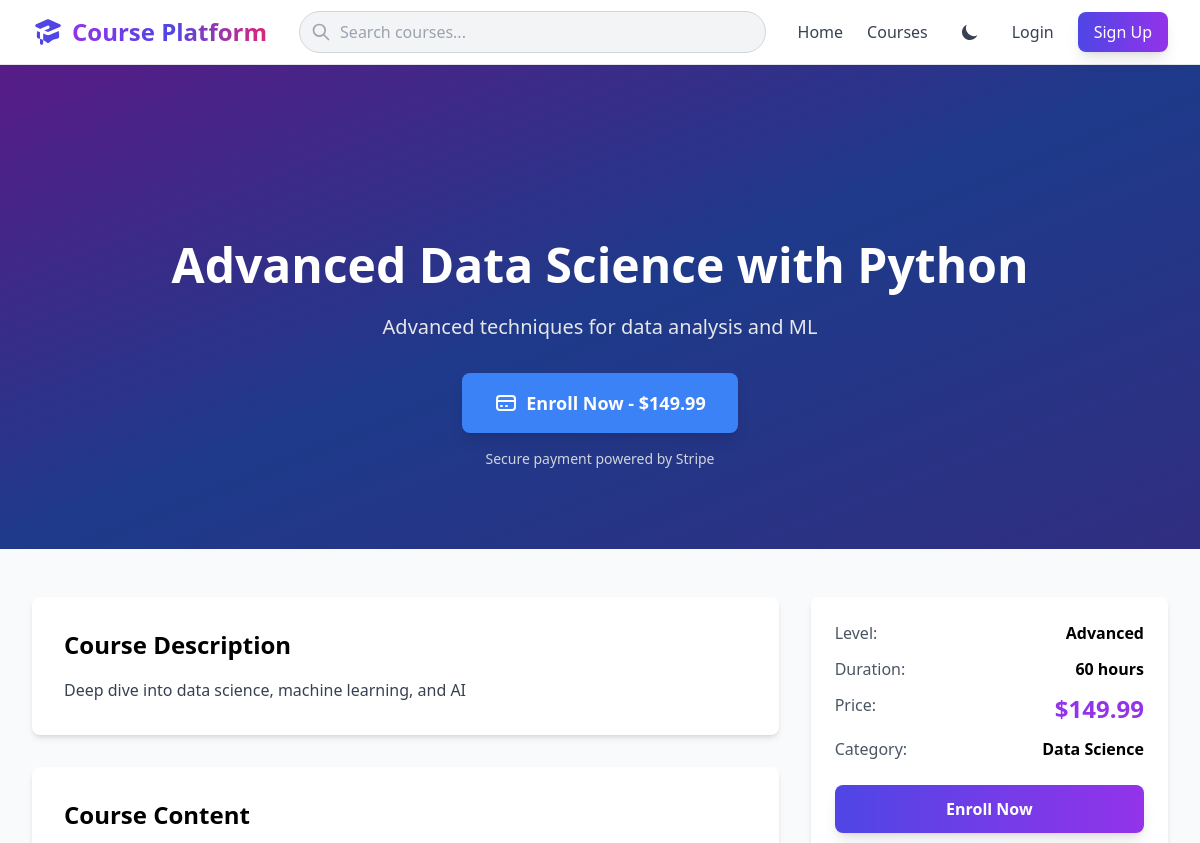
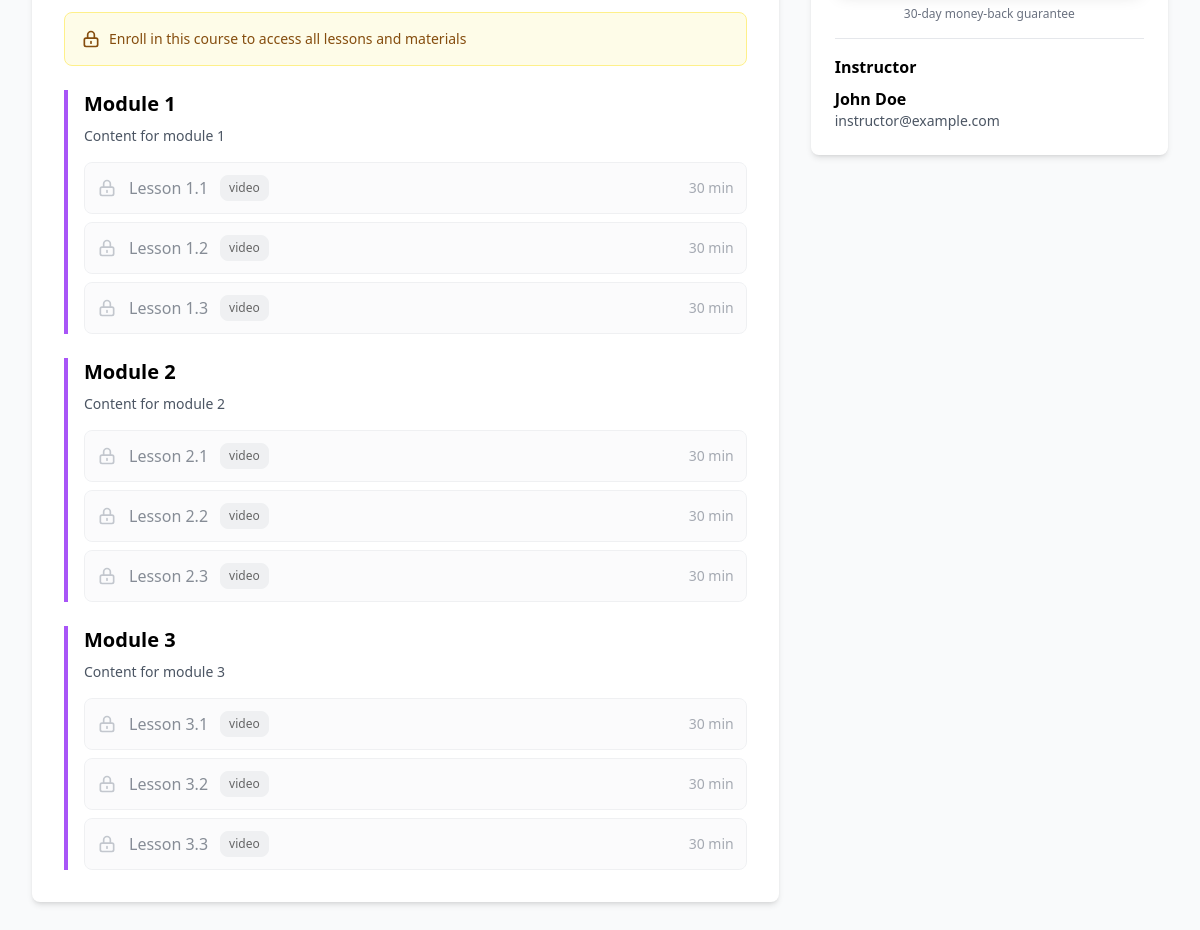
The app's page /course/advanced-data-science-with-python/ with its own data (2 pictures, top to bottom).
### courses/models.py (models this page shows, shortened)
class Course(models.Model):
    LEVEL_CHOICES = (
        ("beginner", "Beginner"),
        ("intermediate", "Intermediate"),
        ("advanced", "Advanced"),
    )
    STATUS_CHOICES = (
        ("draft", "Draft"),
        ("published", "Published"),
        ("archived", "Archived"),
    )
    title = models.CharField(max_length=200)
    slug = models.SlugField(unique=True, max_length=200)
    description = models.TextField()
    short_description = models.CharField(max_length=300, blank=True)
    instructor = models.ForeignKey(
        settings.AUTH_USER_MODEL,
        on_delete=models.CASCADE,
        related_name="courses",
        limit_choices_to={"user_type": "instructor"},
    )
    category = models.ForeignKey(
        Category,
        on_delete=models.SET_NULL,
        null=True,
        blank=True,
        related_name="courses",
    )
    thumbnail = models.ImageField(upload_to="course_thumbnails/", null=True, blank=True)
    background_image = models.ImageField(
        upload_to="course_backgrounds/", null=True, blank=True
    )
    price = models.DecimalField(max_digits=10, decimal_places=2, default=0.00)
    level = models.CharField(max_length=20, choices=LEVEL_CHOICES, default="beginner")
    duration_hours = models.PositiveIntegerField(default=0)
    status = models.CharField(max_length=20, choices=STATUS_CHOICES, default="draft")
    featured = models.BooleanField(default=False)
    created_at = models.DateTimeField(auto_now_add=True)
    updated_at = models.DateTimeField(auto_now=True)
    class Meta:
        ordering = ["-created_at"]

class Module(models.Model):
    course = models.ForeignKey(Course, on_delete=models.CASCADE, related_name="modules")
    title = models.CharField(max_length=200)
    description = models.TextField(blank=True)
    order = models.PositiveIntegerField(default=0)
    created_at = models.DateTimeField(auto_now_add=True)
    updated_at = models.DateTimeField(auto_now=True)
    class Meta:
        ordering = ["order", "created_at"]
        unique_together = ["course", "order"]

class Lesson(models.Model):
    LESSON_TYPES = (
        ("video", "Video"),
        ("text", "Text"),
        ("quiz", "Quiz"),
        ("assignment", "Assignment"),
    )
    module = models.ForeignKey(Module, on_delete=models.CASCADE, related_name="lessons")
    title = models.CharField(max_length=200)
    description = models.TextField(blank=True)
    lesson_type = models.CharField(max_length=20, choices=LESSON_TYPES, default="video")
    order = models.PositiveIntegerField(default=0)
    duration_minutes = models.PositiveIntegerField(default=0)
    is_free_preview = models.BooleanField(default=False)
    created_at = models.DateTimeField(auto_now_add=True)
    updated_at = models.DateTimeField(auto_now=True)
    class Meta:
        ordering = ["order", "created_at"]
        unique_together = ["module", "order"]

class Category(models.Model):
    name = models.CharField(max_length=100, unique=True)
    slug = models.SlugField(unique=True, max_length=100)
    description = models.TextField(blank=True)
    icon = models.CharField(max_length=50, blank=True)  # Icon class or name
    created_at = models.DateTimeField(auto_now_add=True)
    class Meta:
        verbose_name_plural = "Categories"
        ordering = ["name"]

### users/models.py (models this page shows, shortened)
class User(AbstractUser):
    USER_TYPES = (
        ('student', 'Student'),
        ('instructor', 'Instructor'),
        ('admin', 'Admin'),
    )
    user_type = models.CharField(max_length=20, choices=USER_TYPES, default='student')
    profile_picture = models.ImageField(upload_to='profiles/', null=True, blank=True)
    bio = models.TextField(blank=True)
    date_joined = models.DateTimeField(auto_now_add=True)
    updated_at = models.DateTimeField(auto_now=True)

### courses/frontend_views.py (the view, shortened to what this page needs)
# urls.py: path('course/<slug:slug>/', frontend_views.course_detail, name='course_detail'),
def course_detail(request, slug):
    course = get_object_or_404(Course, slug=slug, status='published')
    related_courses = Course.objects.filter(
        status='published',
        category=course.category
    ).exclude(id=course.id)[:4]
    is_enrolled = False
    enrollment = None
    if request.user.is_authenticated:
        try:
            enrollment = request.user.enrollments.get(course=course)
            is_enrolled = True
        except:
            pass
    context = {
        'course': course,
        'related_courses': related_courses,
        'is_enrolled': is_enrolled,
        'enrollment': enrollment,
        'modules': course.modules.all().prefetch_related('lessons'),
    }
    return render(request, 'courses/course_detail.html', context)

### templates/courses/course_detail.html (shortened to what this page needs)
{% extends 'base.html' %}
{% load static %}
{% block content %}
<div class="relative min-h-[400px] flex items-center justify-center overflow-hidden pt-16 md:pt-24">
    {% if course.background_image %}
        <div class="absolute inset-0 z-0">
            <img src="{{ course.background_image.url }}" alt="{{ course.title }}"
                 class="w-full h-full object-cover opacity-40">
            <div class="absolute inset-0 bg-gradient-to-br from-purple-900/80 via-blue-900/80 to-indigo-900/80"></div>
        </div>
    {% else %}
        <div class="absolute inset-0 bg-gradient-to-br from-purple-900 via-blue-900 to-indigo-900"></div>
    {% endif %}
    <div class="relative z-10 max-w-4xl mx-auto px-4 text-center text-white py-20">
        <h1 class="text-4xl md:text-5xl font-bold mb-6">{{ course.title }}</h1>
        <p class="text-xl mb-8 text-gray-200">{{ course.short_description|default:course.description }}</p>
        {% if not is_enrolled %}
            <a href="{% url 'payments:checkout' course.slug %}"
               class="inline-block bg-blue-500 text-white px-8 py-4 rounded-lg hover:from-green-600 hover:to-emerald-700 transition shadow-lg hover:shadow-xl transform hover:scale-105 font-semibold text-lg">
                <span class="flex items-center">
                    <svg class="w-6 h-6 mr-2" fill="none" stroke="currentColor" viewBox="0 0 24 24">
                        <path stroke-linecap="round" stroke-linejoin="round" stroke-width="2" d="M3 10h18M7 15h1m4 0h1m-7 4h12a3 3 0 003-3V8a3 3 0 00-3-3H6a3 3 0 00-3 3v8a3 3 0 003 3z"></path>
                    </svg>
                    Enroll Now - ${{ course.price }}
                </span>
            </a>
            <p class="mt-4 text-sm text-gray-300">Secure payment powered by Stripe</p>
        {% endif %}
    </div>
</div>
<div class="max-w-7xl mx-auto px-4 sm:px-6 lg:px-8 py-12">
    <div class="grid grid-cols-1 lg:grid-cols-3 gap-8">
        <div class="lg:col-span-2">
            <div class="bg-white rounded-lg shadow-md p-8 mb-8 dark:bg-gray-800 dark:text-white">
                <h2 class="text-2xl font-bold mb-4 dark:text-white">Course Description</h2>
                <p class="text-gray-700 leading-relaxed dark:text-white">{{ course.description }}</p>
            </div>
            <div class="bg-white rounded-lg shadow-md p-8 dark:bg-gray-800 dark:text-white">
                <h2 class="text-2xl font-bold mb-6 dark:text-white">Course Content</h2>
                {% if not is_enrolled %}
                    <div class="bg-yellow-50 dark:bg-yellow-900/30 border border-yellow-200 dark:border-yellow-800 rounded-lg p-4 mb-6">
                        <p class="text-yellow-800 dark:text-yellow-200 text-sm flex items-center">
                            <svg class="w-5 h-5 mr-2" fill="none" stroke="currentColor" viewBox="0 0 24 24">
                                <path stroke-linecap="round" stroke-linejoin="round" stroke-width="2" d="M12 15v2m-6 4h12a2 2 0 002-2v-6a2 2 0 00-2-2H6a2 2 0 00-2 2v6a2 2 0 002 2zm10-10V7a4 4 0 00-8 0v4h8z"></path>
                            </svg>
                            Enroll in this course to access all lessons and materials
                        </p>
                    </div>
                {% endif %}
                <div class="space-y-6">
                    {% for module in modules %}
                        <div class="border-l-4 border-purple-500 pl-4 dark:border-purple-400">
                            <h3 class="text-xl font-bold mb-2 dark:text-white">{{ module.title }}</h3>
                            {% if module.description %}
                                <p class="text-gray-600 mb-4 dark:text-white text-sm">{{ module.description }}</p>
                            {% endif %}
                            <div class="space-y-2">
                                {% for lesson in module.lessons.all %}
                                    <div class="flex items-center justify-between bg-gray-50 p-3 rounded dark:bg-gray-700 dark:border-gray-600 border border-gray-200 rounded-lg {% if not is_enrolled %}opacity-60{% endif %}">
                                        <div class="flex items-center space-x-3">
                                            {% if not is_enrolled %}
                                                <svg class="w-5 h-5 text-gray-400" fill="none" stroke="currentColor" viewBox="0 0 24 24">
                                                    <path stroke-linecap="round" stroke-linejoin="round" stroke-width="2" d="M12 15v2m-6 4h12a2 2 0 002-2v-6a2 2 0 00-2-2H6a2 2 0 00-2 2v6a2 2 0 002 2zm10-10V7a4 4 0 00-8 0v4h8z"></path>
                                                </svg>
                                            {% else %}
                                                <span class="text-purple-600 font-bold dark:text-white">{{ lesson.order }}</span>
                                            {% endif %}
                                            <span class="text-gray-700 dark:text-white">{{ lesson.title }}</span>
                                            <span class="text-xs bg-gray-200 px-2 py-1 rounded dark:bg-blue-500 dark:border-gray-600 border border-gray-200 rounded-lg">
                                                {{ lesson.lesson_type }}
                                            </span>
                                        </div>
                                        <span class="text-sm text-gray-500 dark:text-white">{{ lesson.duration_minutes }} min</span>
                                    </div>
                                {% endfor %}
                            </div>
                        </div>
                    {% empty %}
                        <p class="text-gray-500 dark:text-white">No modules available yet.</p>
                    {% endfor %}
                </div>
            </div>
        </div>
        <div class="lg:col-span-1">
            <div class="bg-white rounded-lg shadow-md p-6 sticky top-20 dark:bg-gray-800 dark:text-white">
                <div class="mb-6">
                    <div class="space-y-3">
                        <div class="flex justify-between">
                            <span class="text-gray-600 dark:text-white">Level:</span>
                            <span class="font-semibold capitalize">{{ course.level }}</span>
                        </div>
                        <div class="flex justify-between">
                            <span class="text-gray-600 dark:text-white">Duration:</span>
                            <span class="font-semibold dark:text-white">{{ course.duration_hours }} hours</span>
                        </div>
                        <div class="flex justify-between">
                            <span class="text-gray-600 dark:text-white">Price:</span>
                            <span class="font-semibold text-2xl text-purple-600 dark:text-white">${{ course.price }}</span>
                        </div>
                        {% if course.category %}
                            <div class="flex justify-between">
                                <span class="text-gray-600 dark:text-white">Category:</span>
                                <span class="font-semibold dark:text-white">{{ course.category.name }}</span>
                            </div>
                        {% endif %}
                    </div>
                </div>
                {% if not is_enrolled %}
                    <a href="{% url 'payments:checkout' course.slug %}"
                       class="block w-full bg-gradient-to-r from-indigo-600 to-purple-600 text-white px-6 py-3 rounded-lg hover:from-indigo-700 hover:to-purple-700 transition shadow-lg hover:shadow-xl transform hover:scale-105 font-semibold text-center mb-4">
                        Enroll Now
                    </a>
                    <p class="text-xs text-center text-gray-500 dark:text-gray-400 mb-4">30-day money-back guarantee</p>
                {% endif %}
                <div class="border-t pt-4">
                    <h3 class="font-bold mb-2 dark:text-white">Instructor</h3>
                    <div class="flex items-center space-x-3">
                        <div>
                            <p class="font-semibold dark:text-white">{{ course.instructor.get_full_name|default:course.instructor.username }}</p>
                            <p class="text-sm text-gray-600 dark:text-gray-400">{{ course.instructor.email }}</p>
                        </div>
                    </div>
                </div>
            </div>
        </div>
    </div>
</div>
{% endblock %}

### templates/base.html (style rules this page uses)
* { transition: background-color 0.3s ease, color 0.3s ease, border-color 0.3s ease; }

### records on screen
Course: title "Advanced Data Science with Python", short_description "Advanced techniques for data analysis and ML", price "149.99", description "Deep dive into data science, machine learning, and AI", level "Advanced", duration_hours "60", category.name "Data Science", instructor.get_full_name "John Doe", instructor.email "instructor@example.com"
Module: title "Module 1", description "Content for module 1"
Lesson: title "Lesson 1.1", lesson_type "video", duration_minutes "30"
Lesson: title "Lesson 1.2", lesson_type "video", duration_minutes "30"
Lesson: title "Lesson 1.3", lesson_type "video", duration_minutes "30"
Module: title "Module 2", description "Content for module 2"
Lesson: title "Lesson 2.1", lesson_type "video", duration_minutes "30"
Lesson: title "Lesson 2.2", lesson_type "video", duration_minutes "30"
Lesson: title "Lesson 2.3", lesson_type "video", duration_minutes "30"
Module: title "Module 3", description "Content for module 3"
Lesson: title "Lesson 3.1", lesson_type "video", duration_minutes "30"
Lesson: title "Lesson 3.2", lesson_type "video", duration_minutes "30"
Lesson: title "Lesson 3.3", lesson_type "video", duration_minutes "30"
